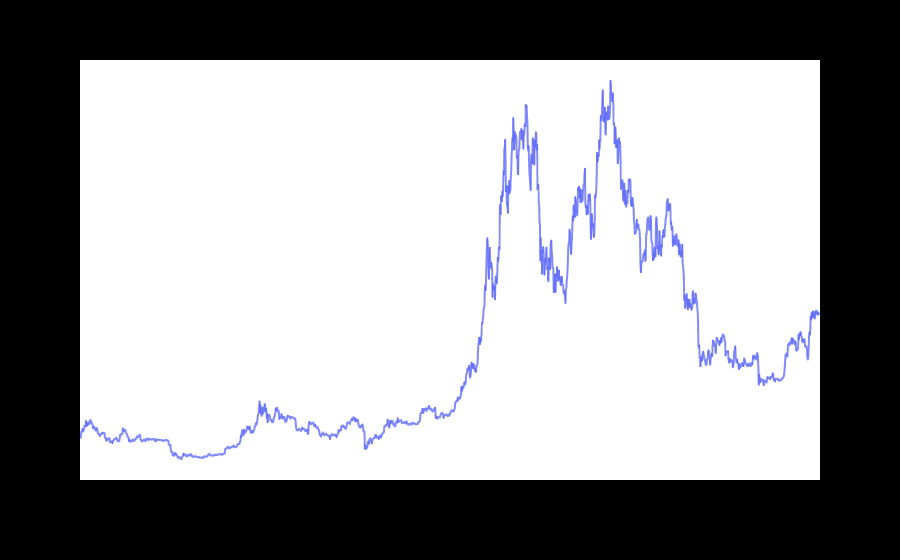

This figure's notebook cell:
### Code cell
fig = px.line(closedf, x=closedf.Date, y=closedf.Close,labels={'date':'Date','close':'Close Stock'})
fig.update_layout({
    'plot_bgcolor': 'black',
    'paper_bgcolor': 'black'
})
fig.update_traces(marker_line_width=2, opacity=0.8, marker_line_color='orange')
fig.update_layout(title_text='Considered period to predict Bitcoin close price', 
                  plot_bgcolor='white', font_size=15, font_color='black')
fig.update_xaxes(showgrid=False)
fig.update_yaxes(showgrid=False)
fig.show()

### Figure 1 — Plotly figure (JSON) as saved in the notebook; plotly's stock layout.template omitted (floating-point values rounded to 4 significant figures; data arrays with more than 128 entries replaced by an {"elided": "..."} marker saying what was removed)
{"data": [{"hovertemplate": "Date=%{x}<br>Close=%{y}<extra></extra>", "legendgroup": "", "line": {"color": "#636efa", "dash": "solid"}, "marker": {"line": {"color": "orange", "width": 2}, "symbol": "circle"}, "mode": "lines", "name": "", "opacity": 0.8, "showlegend": false, "type": "scattergl", "x": {"elided": "1827 str values"}, "xaxis": "x", "y": {"elided": "1827 float values"}, "yaxis": "y"}], "layout": {"font": {"color": "black", "size": 15}, "legend": {"tracegroupgap": 0}, "margin": {"t": 60}, "paper_bgcolor": "black", "plot_bgcolor": "white", "title": {"text": "Considered period to predict Bitcoin close price"}, "xaxis": {"anchor": "y", "domain": [0, 1], "showgrid": false, "title": {"text": "Date"}}, "yaxis": {"anchor": "x", "domain": [0, 1], "showgrid": false, "title": {"text": "Close"}}}}
